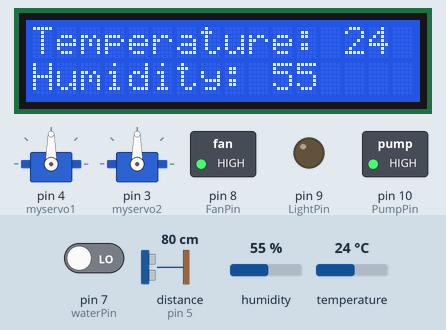
Bench run of a sketch on a simulated Arduino Uno, built with avr-gcc and run on an emulated ATmega328P. On the bench: 16×2 character LCD, 2 × servo, switched loads named in the sketch (green lamp = pin HIGH), output pins drawn as LEDs (lit = HIGH). Wiring (inferred from the names in the program): ultrasonic range finder: trigger pin 6; echo pin 5. Inputs (shaded band) come from the test bench; at power-on: temperature 24 °C, distance to the obstacle (sensor on pin 5) 80 cm, pin 7 (waterPin) LOW, humidity 55 %. The echo pulse lasts 58.3 µs per cm; pins used as bus, display or sensor lines are not drawn; what the sketch prints to the serial monitor is not drawn.

Above: at 1.6 s.
1.7 s: temperature set to 32 °C
At 4.1 s:
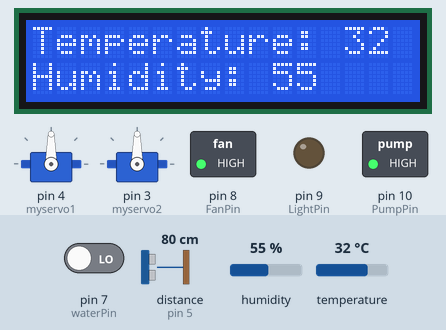
4.6 s: temperature set to 35 °C
At 6.4 s:
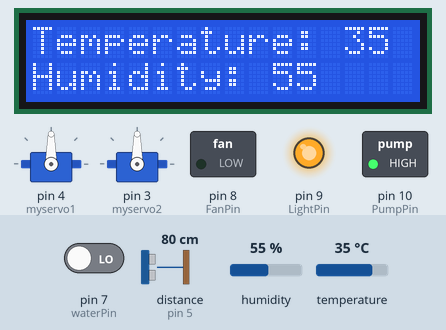
6.7 s: distance to the obstacle (sensor on pin 5) set to 23 cm
8.2 s: distance to the obstacle (sensor on pin 5) set to 19 cm
10.6 s: pin 7 (waterPin) driven HIGH
At 13.86 s:
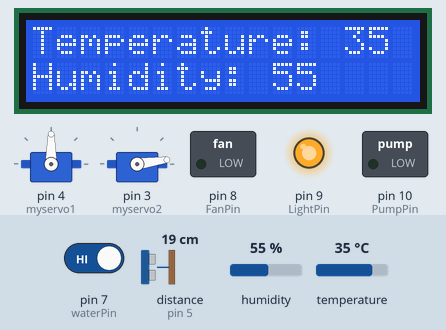
15.5 s: temperature set to 31 °C
At 19.37 s:
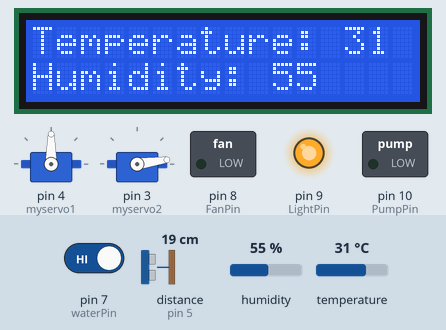
20.4 s: temperature set to 28 °C
At 30.34 s:
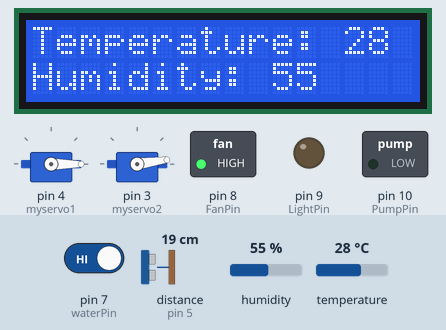
Timing chart, 0 to 31.9 s (numbered marks = the images above; inputs shaded):
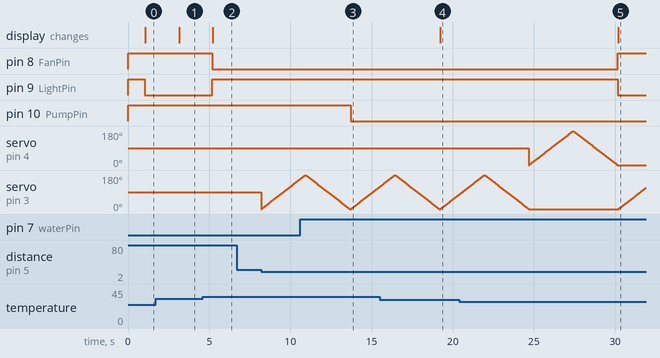

The sketch:

_Arduino__IoT_Based_Smart_poultry_farm_Fishing_System.ino
```cpp
//YWROBOT
//Compatible with the Arduino IDE 1.0
//Library version:1.1
#include <Wire.h>
#include <LiquidCrystal_I2C.h>
#include <Servo.h>
#include "DHT.h"
#define DHTTYPE DHT11
#define REPORTING_PERIOD_MS     1000
uint32_t tsLastReport = 0;
#define FEEDING_PERIOD_MS     20000
uint32_t tsLastfeed = 0;
Servo myservo1;
Servo myservo2;
LiquidCrystal_I2C lcd(0x27,16,2);  // set the LCD address to 0x27 for a 16 chars and 2 line display
const int trigPin = 6;
const int echoPin = 5;
const int DHTPIN = 2;
const int waterPin = 7;
const int FanPin = 8;
const int LightPin = 9;
const int PumpPin = 10;
int pos = 0;    // variable to store the servo position
DHT dht(DHTPIN, DHTTYPE);
long duration;
int distance;
void setup()
{
  Serial.begin(9600); // Starts the serial communication
  pinMode(trigPin, OUTPUT); // Sets the trigPin as an Output
  pinMode(echoPin, INPUT); // Sets the echoPin as an Input
  pinMode(waterPin, INPUT);
  pinMode(FanPin, OUTPUT);
  pinMode(LightPin, OUTPUT);
  pinMode(PumpPin, OUTPUT);
  digitalWrite(FanPin, HIGH);
  digitalWrite(LightPin, HIGH);
  digitalWrite(PumpPin, HIGH);
  lcd.init();                      // initialize the lcd
  // Print a message to the LCD.
  lcd.backlight();
  lcd.setCursor(0,0);
  lcd.print("Smart Poultry &");
  lcd.setCursor(0,1);
  lcd.print("Fish Farm System");
   myservo1.attach(4);
   myservo2.attach(3);
   dht.begin();
}


void loop()
{
  // Clears the trigPin
  digitalWrite(trigPin, LOW);
  delayMicroseconds(2);

  // Sets the trigPin on HIGH state for 10 micro seconds
  digitalWrite(trigPin, HIGH);
  delayMicroseconds(10);
  digitalWrite(trigPin, LOW);

  // Reads the echoPin, returns the sound wave travel time in microseconds
  duration = pulseIn(echoPin, HIGH);

  // Calculating the distance
  distance= duration*0.034/2;
  if(digitalRead(waterPin) == HIGH){
    digitalWrite(PumpPin, LOW);
  }
  else{
    digitalWrite(PumpPin, HIGH);
  }
  if(distance == 0){
    distance = 30;
  }
  if (distance < 20){
    for (pos = 0; pos <= 180; pos += 1) { // goes from 0 degrees to 180 degrees
      // in steps of 1 degree
      myservo2.write(pos);              // tell servo to go to position in variable 'pos'
      delay(15);                       // waits 15 ms for the servo to reach the position
    }
    for (pos = 180; pos >= 0; pos -= 1) { // goes from 180 degrees to 0 degrees
      myservo2.write(pos);              // tell servo to go to position in variable 'pos'
      delay(15);                       // waits 15 ms for the servo to reach the position
    }
  }
  if (millis() - tsLastfeed > FEEDING_PERIOD_MS){
    for (pos = 0; pos <= 180; pos += 1) { // goes from 0 degrees to 180 degrees
      // in steps of 1 degree
      myservo1.write(pos);              // tell servo to go to position in variable 'pos'
      delay(15);                       // waits 15 ms for the servo to reach the position
    }
    for (pos = 180; pos >= 0; pos -= 1) { // goes from 180 degrees to 0 degrees
      myservo1.write(pos);              // tell servo to go to position in variable 'pos'
      delay(15);                       // waits 15 ms for the servo to reach the position
    }
    tsLastfeed = millis();
  }
  if (millis() - tsLastReport > REPORTING_PERIOD_MS){
    int h = dht.readHumidity();
    int t = dht.readTemperature();
    if(t>33){
      digitalWrite(FanPin, LOW);
      digitalWrite(LightPin, HIGH);
    }
    else if(t<30){
      digitalWrite(FanPin, HIGH);
      digitalWrite(LightPin, LOW);
    }
    lcd.clear();
    lcd.setCursor(0,0);
    lcd.print("Temperature: ");
    lcd.print(t);
    lcd.setCursor(0,1);
    lcd.print("Humidity: ");
    lcd.print(h);
    String str =String(distance)+String("=")+String(h)+String("=")+String(t);
    Serial.println(str);
    tsLastReport = millis();
  }
}
```

Measured:
- the behaviour switches between 33 and 34 °C on temperature (found by bisection; images 1 and 2)
- the behaviour switches between 30 and 29 °C on temperature (found by bisection; images 4 and 5)
- after the input at 1.7 s, the display: changes after 1.4 s (image 1)
- after the input at 4.6 s, pin 8 (FanPin): HIGH → LOW after 0.60 s; pin 9 (LightPin): LOW → HIGH after 0.60 s; the display: changes after 0.63 s (image 2)
- after the input at 6.7 s, every drawn part: stays the same
- after the input at 10.6 s, pin 10 (PumpPin): HIGH → LOW after 3.1 s
- after the input at 15.5 s, the display: changes after 3.7 s (image 4)
- after the input at 20.4 s, pin 8 (FanPin): LOW → HIGH after 9.8 s; pin 9 (LightPin): HIGH → LOW after 9.8 s; the display: changes after 9.8 s (image 5)
